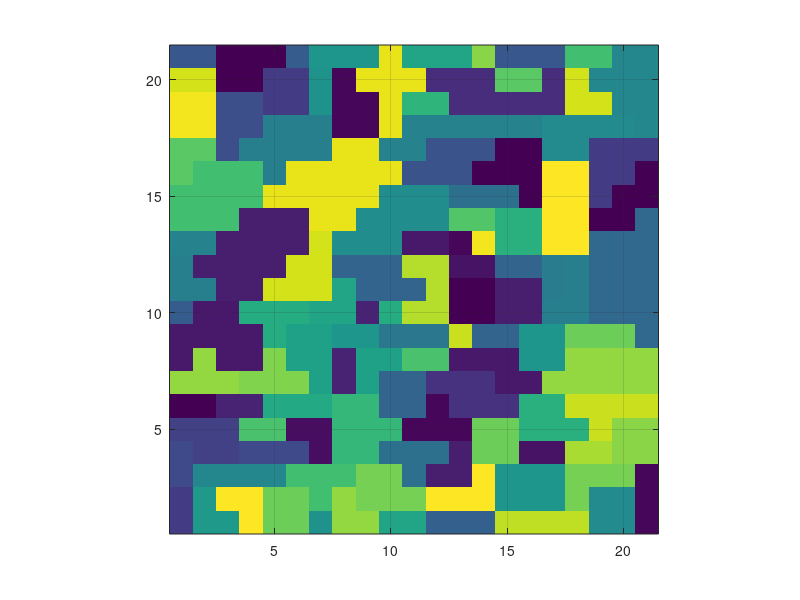
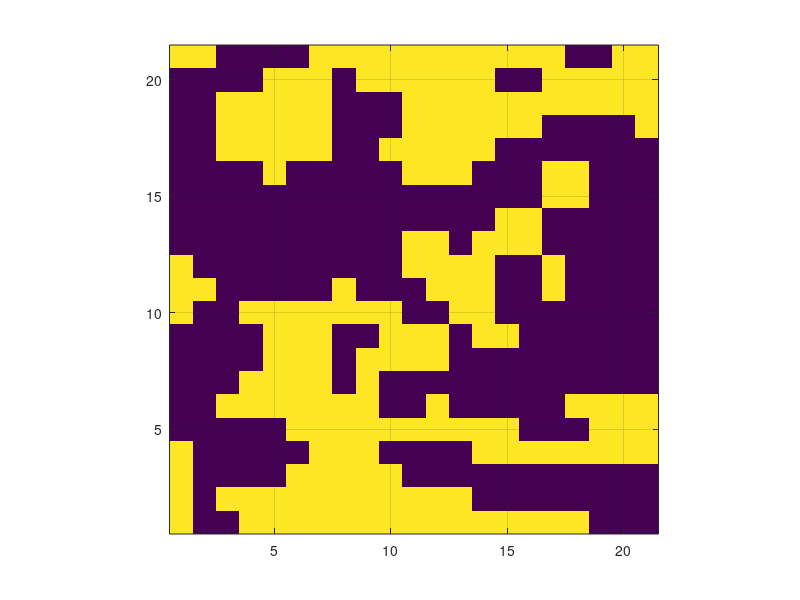

These charts were generated, in order, by the following MATLAB code:
clear; clc; close all;

el = 21;

n = 1000;

el_ = 3*el;
x1vec = round((el_-1)*rand(1,n)-(el-1));
x2vec = round((el_-1)*rand(1,n)-(el-1));
x3vec = round((el_-1)*rand(1,n)-(el-1));


micr = zeros(el,el,el);

linvec = 1:el;
[X,Y,Z] = meshgrid(linvec,linvec,linvec);

tmp = sqrt(bsxfun(@minus,X(:),x1vec).^2 +...
           bsxfun(@minus,Y(:),x2vec).^2 +...
           bsxfun(@minus,Y(:),x2vec).^2);

tmp = reshape(tmp,[el,el,el,n]);

% find the indices of the seed which each x1,x2,x3 location in the
% microstructure is closest to
[~, I] = min(tmp,[],4);

figure(1)

image(I(:,:,1),'CDataMapping','scaled')
set(gca,'YDir','normal')

axis equal
grid on
axis([0.5 el+0.5 0.5 el+0.5])


figure(2)

micr = zeros(el,el,el);

for ii = unique(I)'    
    micr(I(:) == ii) = rand() > .5;
end

micr = reshape(micr,[el,el,el]);

image(micr(:,:,1),'CDataMapping','scaled')
set(gca,'YDir','normal')

axis equal
grid on
axis([0.5 el+0.5 0.5 el+0.5])
